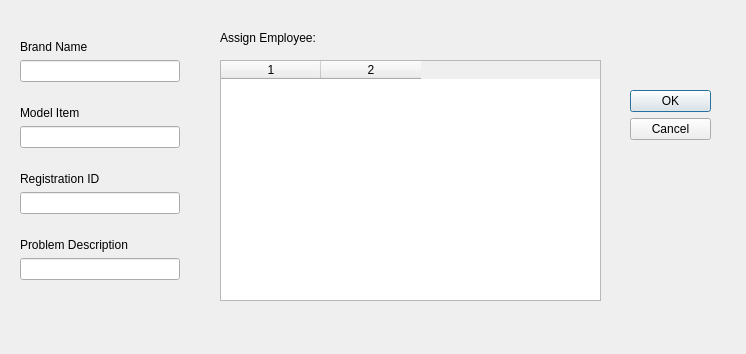
<?xml version="1.0" encoding="UTF-8"?>
<ui version="4.0">
 <class>AddTicketDialog</class>
 <widget class="QDialog" name="AddTicketDialog">
  <property name="geometry">
   <rect>
    <x>0</x>
    <y>0</y>
    <width>746</width>
    <height>354</height>
   </rect>
  </property>
  <property name="windowTitle">
   <string>Dialog</string>
  </property>
  <widget class="QDialogButtonBox" name="buttonBox">
   <property name="geometry">
    <rect>
     <x>630</x>
     <y>90</y>
     <width>81</width>
     <height>121</height>
    </rect>
   </property>
   <property name="orientation">
    <enum>Qt::Vertical</enum>
   </property>
   <property name="standardButtons">
    <set>QDialogButtonBox::Cancel|QDialogButtonBox::Ok</set>
   </property>
  </widget>
  <widget class="QWidget" name="verticalLayoutWidget_3">
   <property name="geometry">
    <rect>
     <x>20</x>
     <y>40</y>
     <width>160</width>
     <height>240</height>
    </rect>
   </property>
   <layout class="QVBoxLayout" name="verticalLayout_2">
    <item>
     <widget class="QLabel" name="Label_4">
      <property name="text">
       <string>Brand Name</string>
      </property>
     </widget>
    </item>
    <item>
     <widget class="QLineEdit" name="brandLineEdit"/>
    </item>
    <item>
     <spacer name="verticalSpacer_2">
      <property name="orientation">
       <enum>Qt::Vertical</enum>
      </property>
      <property name="sizeHint" stdset="0">
       <size>
        <width>20</width>
        <height>58</height>
       </size>
      </property>
     </spacer>
    </item>
    <item>
     <spacer name="verticalSpacer_7">
      <property name="orientation">
       <enum>Qt::Vertical</enum>
      </property>
      <property name="sizeHint" stdset="0">
       <size>
        <width>20</width>
        <height>58</height>
       </size>
      </property>
     </spacer>
    </item>
    <item>
     <widget class="QLabel" name="Label">
      <property name="text">
       <string>Model Item</string>
      </property>
     </widget>
    </item>
    <item>
     <widget class="QLineEdit" name="modelLineEdit"/>
    </item>
    <item>
     <spacer name="verticalSpacer_3">
      <property name="orientation">
       <enum>Qt::Vertical</enum>
      </property>
      <property name="sizeHint" stdset="0">
       <size>
        <width>20</width>
        <height>58</height>
       </size>
      </property>
     </spacer>
    </item>
    <item>
     <spacer name="verticalSpacer_6">
      <property name="orientation">
       <enum>Qt::Vertical</enum>
      </property>
      <property name="sizeHint" stdset="0">
       <size>
        <width>20</width>
        <height>58</height>
       </size>
      </property>
     </spacer>
    </item>
    <item>
     <widget class="QLabel" name="Label_2">
      <property name="text">
       <string>Registration ID</string>
      </property>
     </widget>
    </item>
    <item>
     <widget class="QLineEdit" name="registrationLineEdit"/>
    </item>
    <item>
     <spacer name="verticalSpacer_4">
      <property name="orientation">
       <enum>Qt::Vertical</enum>
      </property>
      <property name="sizeHint" stdset="0">
       <size>
        <width>20</width>
        <height>58</height>
       </size>
      </property>
     </spacer>
    </item>
    <item>
     <spacer name="verticalSpacer_5">
      <property name="orientation">
       <enum>Qt::Vertical</enum>
      </property>
      <property name="sizeHint" stdset="0">
       <size>
        <width>20</width>
        <height>58</height>
       </size>
      </property>
     </spacer>
    </item>
    <item>
     <widget class="QLabel" name="Label_3">
      <property name="text">
       <string>Problem Description</string>
      </property>
     </widget>
    </item>
    <item>
     <widget class="QLineEdit" name="problemLineEdit"/>
    </item>
   </layout>
  </widget>
  <widget class="QLabel" name="Label_5">
   <property name="geometry">
    <rect>
     <x>220</x>
     <y>30</y>
     <width>158</width>
     <height>16</height>
    </rect>
   </property>
   <property name="text">
    <string>Assign Employee:</string>
   </property>
  </widget>
  <widget class="QTableWidget" name="tableWidget">
   <property name="geometry">
    <rect>
     <x>220</x>
     <y>60</y>
     <width>381</width>
     <height>241</height>
    </rect>
   </property>
   <property name="columnCount">
    <number>2</number>
   </property>
   <column/>
   <column/>
  </widget>
 </widget>
 <resources/>
 <connections>
  <connection>
   <sender>buttonBox</sender>
   <signal>accepted()</signal>
   <receiver>AddTicketDialog</receiver>
   <slot>accept()</slot>
   <hints>
    <hint type="sourcelabel">
     <x>248</x>
     <y>254</y>
    </hint>
    <hint type="destinationlabel">
     <x>157</x>
     <y>274</y>
    </hint>
   </hints>
  </connection>
  <connection>
   <sender>buttonBox</sender>
   <signal>rejected()</signal>
   <receiver>AddTicketDialog</receiver>
   <slot>reject()</slot>
   <hints>
    <hint type="sourcelabel">
     <x>316</x>
     <y>260</y>
    </hint>
    <hint type="destinationlabel">
     <x>286</x>
     <y>274</y>
    </hint>
   </hints>
  </connection>
 </connections>
</ui>
